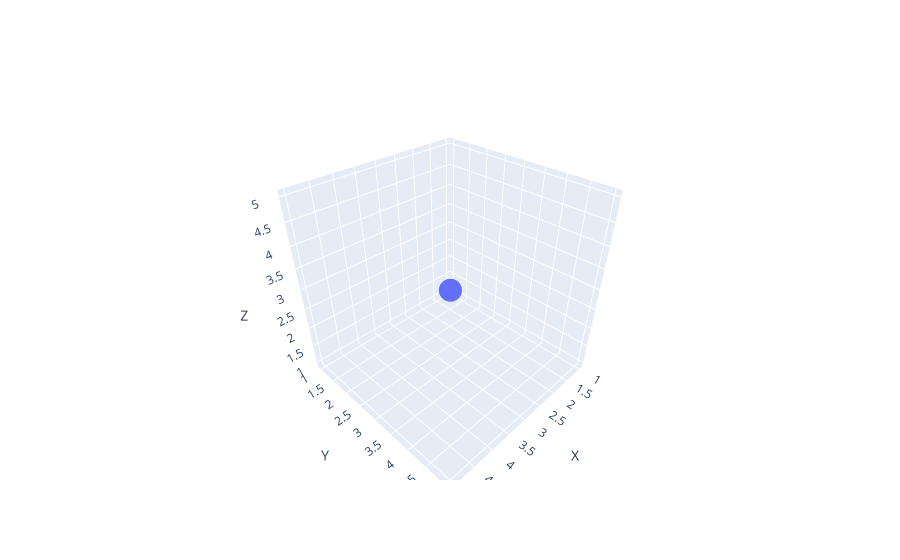

The notebook cell saved with this chart:
### Code cell
import plotly.graph_objects as go

# 示例数据
x = [1, 2, 3, 4, 5]
y = [1, 2, 3, 4, 5]
z = [1, 2, 3, 4, 5]

# 创建三维散点图
fig = go.Figure(data=[go.Scatter3d(x=x, y=y, z=z, mode='markers')])

# 设置布局
fig.update_layout(scene=dict(
                    xaxis=dict(title='X'),
                    yaxis=dict(title='Y'),
                    zaxis=dict(title='Z')
                ))

# 显示图形
fig.show()

### Figure 1 — Plotly figure (JSON) as saved in the notebook; plotly's stock layout.template omitted (floating-point values rounded to 4 significant figures)
{"data": [{"mode": "markers", "type": "scatter3d", "x": [1, 2, 3, 4, 5], "y": [1, 2, 3, 4, 5], "z": [1, 2, 3, 4, 5]}], "layout": {"scene": {"xaxis": {"title": {"text": "X"}}, "yaxis": {"title": {"text": "Y"}}, "zaxis": {"title": {"text": "Z"}}}}}
